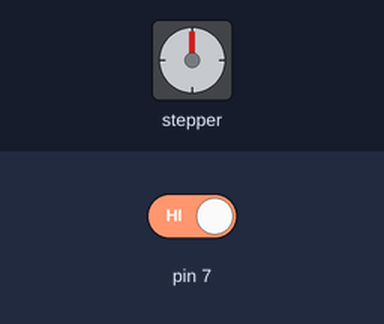
This sketch was run on a simulated Arduino Uno, built with avr-gcc and run on an emulated ATmega328P. Shown: stepper motor. The test bench sets the inputs (shaded band); at power-on: pin 7 HIGH. Stepper angles assume 2048 steps per turn.

Above: at 2.2 s.
2.3 s: pin 7 driven LOW
At 2.47 s:
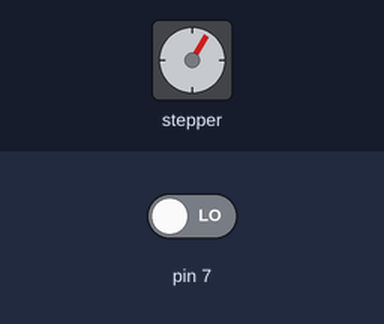
At 6.3 s:
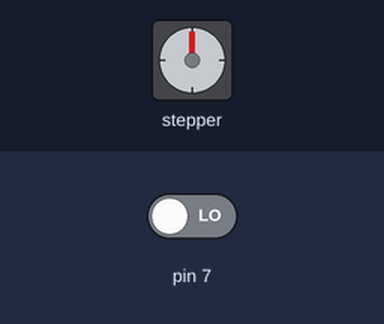
8.3 s: pin 7 driven HIGH
At 8.48 s:
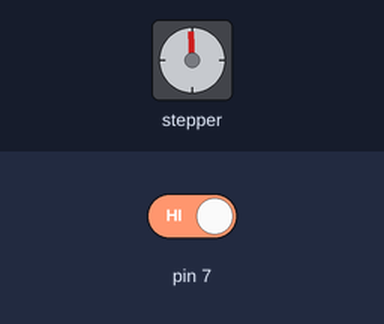
Timing chart, 0 to 20.3 s (numbered marks = the images above; inputs shaded):
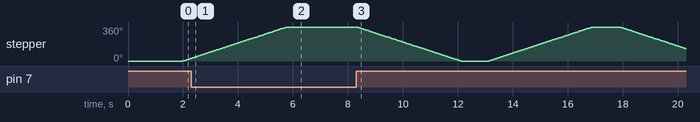

The sketch:

stepper-calibration.ino
```cpp
#include <Stepper.h>

const int stepsPerRevolution = 2048;
Stepper myStepper(stepsPerRevolution, 8, 10, 9, 11);
void setup() {
  myStepper.setSpeed(16);
  pinMode(7, INPUT);
  delay(1000);
}

void wait() {
  delay(1000);
  while (digitalRead(7) == LOW) delay(50);
}

void loop() {
  wait();
  myStepper.step(stepsPerRevolution);
  wait();
  myStepper.step(-stepsPerRevolution);
}
```

Measured:
- after the input at 2.3 s, stepper: goes on until 5.8 s, then stays 360°
- after the input at 8.3 s, stepper: turns 360° counter-clockwise in 3.8 s, then 360° clockwise in 3.8 s, then 231° counter-clockwise in 2.4 s
- by itself, stepper: turns 29° clockwise in 0.30 s
